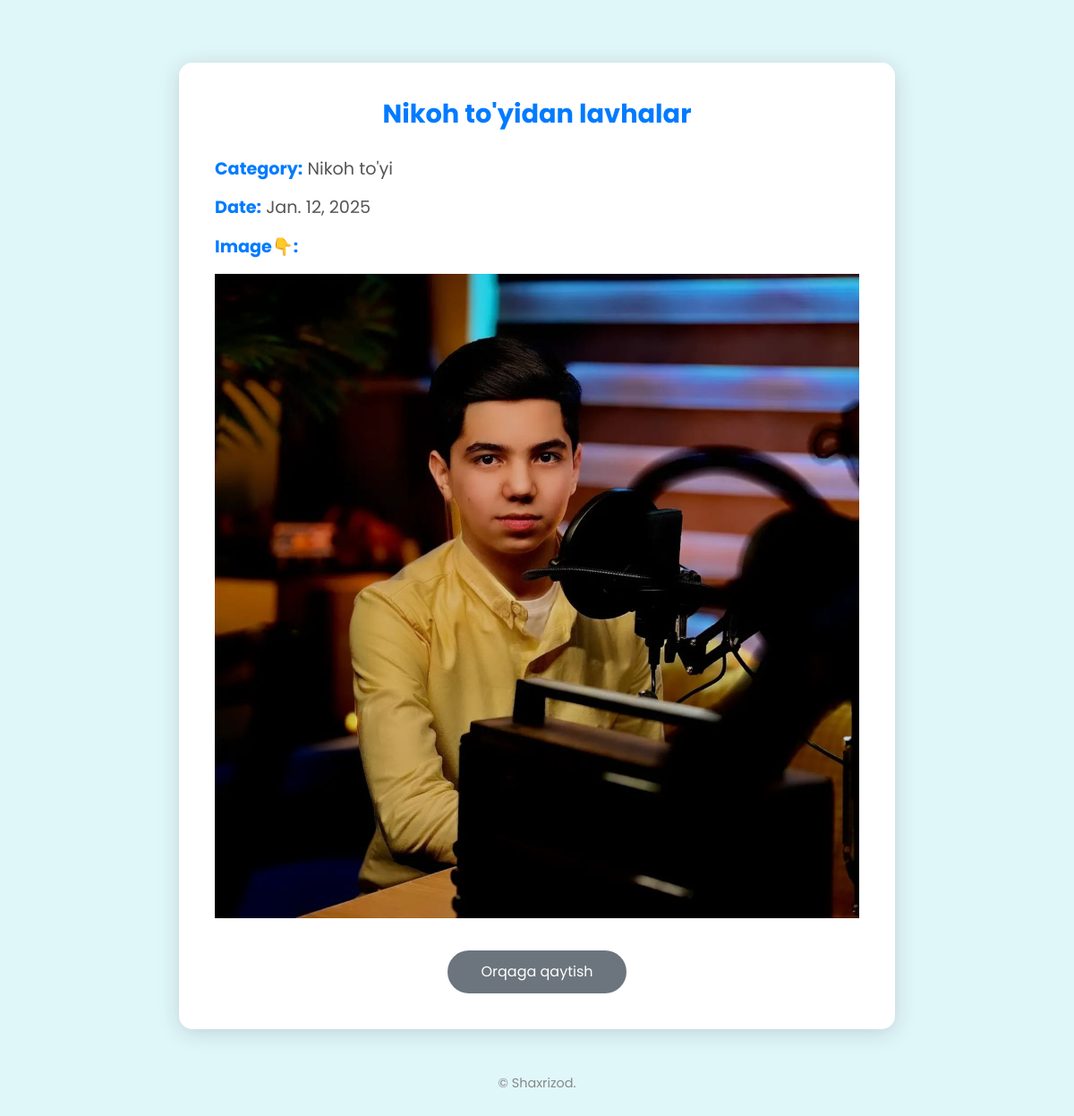
The page /dashboard/works/1/ (signed in) on the database its author committed.
### me/models.py (models this page shows, shortened)
class Work(models.Model):
    image = models.ImageField(upload_to='work_images/')
    title = models.CharField(max_length=200)
    category = models.ForeignKey(Category, on_delete=models.CASCADE)
    date = models.DateField()

class Category(models.Model):
    name = models.CharField(max_length=100)

### me/views.py (the view)
# urls.py: path('dashboard/works/<int:pk>/', WorkDetailView.as_view(), name='work_detail'),  # Add Work Detail
class WorkDetailView(LoginRequiredMixin, DetailView):
    model = Work
    template_name = 'work_detail.html'
    context_object_name = 'work'
    login_url = 'me:login'  # Redirect to login page if not logged in

### templates/work_detail.html (shortened to what this page needs)
<!DOCTYPE html>
<html lang="en">
<head>
    <link rel="stylesheet" href="https://cdn.jsdelivr.net/npm/bootstrap@5.1.0/dist/css/bootstrap.min.css">
</head>
<body>
<div class="container">
    <h1 class="work-name">{{ work.title }}</h1>
    <div class="details">
        <p><strong>Category:</strong> {{ work.category.name }}</p>
        <p><strong>Date:</strong> {{ work.date }}</p>
        {% if work.image %}
            <p><strong>Image👇:</strong></p>
            <img src="{{ work.image.url }}" alt="Work image" class="img-fluid mb-3">
        {% endif %}
    </div>
    <div class="text-center">
        <a href="{% url 'me:work_list' %}" class="btn btn-secondary">Orqaga qaytish</a>
    </div>
</div>
<div class="footer-section">
    <p>&copy; Shaxrizod.</p>
</div>
</body>
</html>

### templates/work_detail.html (style rules this page uses)
body { font-family: 'Poppins', sans-serif; background-color: #e0f7fa; color: #333; padding: 20px; }
.container { background-color: #ffffff; border-radius: 15px; box-shadow: 0 4px 25px rgba(0, 0, 0, 0.15); padding: 40px; max-width: 800px; margin: 50px auto; }
h1 { text-align: center; font-size: 2.5rem; color: #007bff; margin-bottom: 30px; }
.work-name { font-weight: bold; color: #007bff; word-wrap: break-word; text-align: center; font-size: 1.8rem; overflow: hidden; text-overflow: ellipsis; white-space: nowrap; }
.details { font-size: 1.2rem; color: #555; margin-bottom: 20px; }
.details p { margin-bottom: 15px; }
.details strong { color: #007bff; }
.btn { border-radius: 25px; padding: 12px 30px; font-size: 16px; transition: background-color 0.3s ease; width: 100%; max-width: 200px; margin: 0 auto; }
.btn-secondary { background-color: #6c757d; color: white; border: none; }
.footer-section { text-align: center; margin-top: 30px; font-size: 0.9rem; color: #888; }

### rows shown on the page
Work: title "Nikoh to'yidan lavhalar", category.name "Nikoh to'yi", date "Jan. 12, 2025", image (picture)
